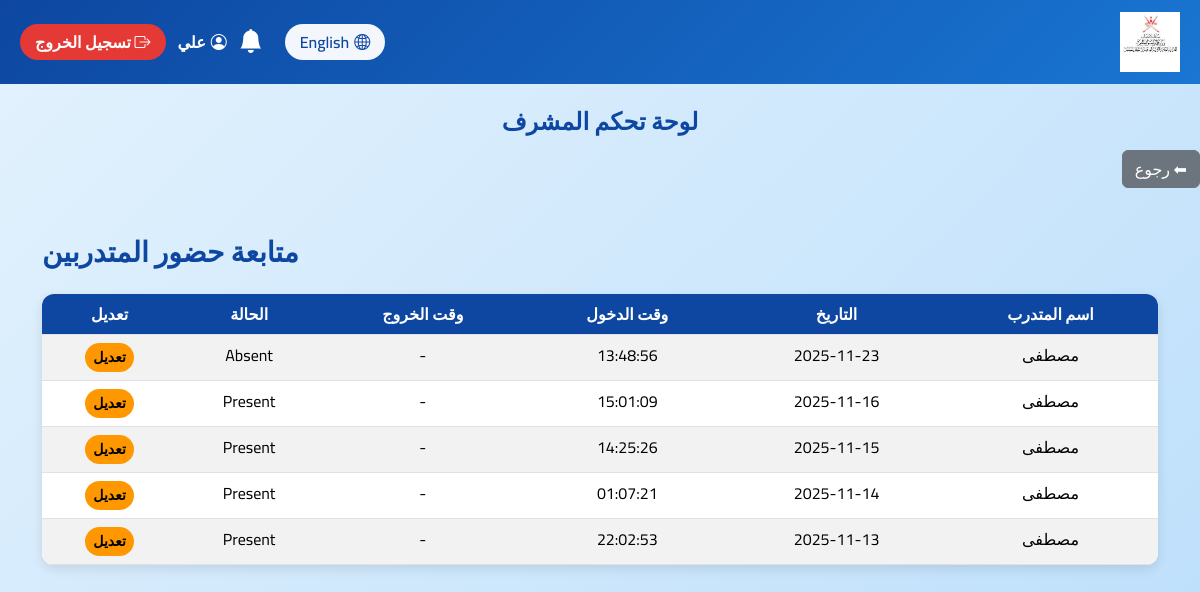
The page /admin/view_attendance.php (signed in) on the database its author committed.
### tables this page shows
CREATE TABLE `attendance` (
  `id` int(11) NOT NULL,
  `trainee_id` int(11) NOT NULL,
  `date` date NOT NULL,
  `status` enum('Present','Absent','Late') DEFAULT 'Absent',
  `time` time NOT NULL DEFAULT curtime(),
  `checkout_time` time DEFAULT NULL,
  `exit_time` time DEFAULT NULL
);

CREATE TABLE `users` (
  `id` int(11) NOT NULL,
  `fullname` varchar(100) NOT NULL,
  `civil_id` varchar(20) DEFAULT NULL,
  `email` varchar(100) NOT NULL,
  `phone` varchar(20) DEFAULT NULL,
  `password` varchar(255) NOT NULL,
  `role` enum('admin','trainee') NOT NULL DEFAULT 'trainee',
  `preferred_lang` enum('ar','en') DEFAULT 'ar',
  `otp_code` varchar(10) DEFAULT NULL,
  `otp_expiry` datetime DEFAULT NULL,
  `created_at` timestamp NOT NULL DEFAULT current_timestamp(),
  `national_id` varchar(20) DEFAULT NULL,
  `university` varchar(100) DEFAULT NULL,
  `specialization` varchar(100) DEFAULT NULL,
  `education_status` enum('طالب','خريج') DEFAULT 'طالب'
);

### admin/view_attendance.php (the view, shortened to what this page needs)
<?php
require '../config/db.php';
$lang_page = [
    'ar' => [
        'title' => "متابعة حضور المتدربين",
        'trainee_name' => "اسم المتدرب",
        'date' => "التاريخ",
        'entry' => "وقت الدخول",
        'exit' => "وقت الخروج",
        'status' => "الحالة",
        'edit_status' => "تعديل",
        'no_records' => "لا توجد سجلات حضور حتى الآن."
    ],
    'en' => [
        'title' => "Trainee Attendance Records",
        'trainee_name' => "Trainee Name",
        'date' => "Date",
        'entry' => "Entry Time",
        'exit' => "Exit Time",
        'status' => "Status",
        'edit_status' => "Edit",
        'no_records' => "No attendance records found."
    ]
];
$stmt = $pdo->query("
    SELECT a.id, u.fullname, a.date, a.time AS entry_time, a.exit_time, a.status
    FROM attendance a
    JOIN users u ON a.trainee_id = u.id
    ORDER BY a.date DESC, a.time DESC
");
$records = $stmt->fetchAll();
include '../inc/admin_header.php';
?>
<div style="margin: 10px 0;">
    <button onclick="history.back();" class="btn btn-secondary">
        ⬅ رجوع
    </button>
</div>
<div class="container mt-5">
    <h3 class="mb-4 text-end"><?= $lang_page[$current]['title'] ?></h3>
    <table class="table table-striped">
        <thead>
            <tr>
                <th><?= $lang_page[$current]['trainee_name'] ?></th>
                <th><?= $lang_page[$current]['date'] ?></th>
                <th><?= $lang_page[$current]['entry'] ?></th>
                <th><?= $lang_page[$current]['exit'] ?></th>
                <th><?= $lang_page[$current]['status'] ?></th>
                <th><?= $lang_page[$current]['edit_status'] ?></th>
            </tr>
        </thead>
        <tbody>
            <?php foreach($records as $row): ?>
            <tr>
                <td><?= htmlspecialchars($row['fullname']) ?></td>
                <td><?= $row['date'] ?></td>
                <td><?= $row['entry_time'] ?></td>
                <td><?= $row['exit_time'] ?? '-' ?></td>
                <td><?= $row['status'] ?></td>
                <td>
                    <a href="edit_attendance.php?id=<?= $row['id'] ?>" class="btn btn-sm btn-warning">
                        <?= $lang_page[$current]['edit_status'] ?>
                    </a>
                </td>
            </tr>
            <?php endforeach; ?>
        </tbody>
    </table>
</div>
<?php include '../inc/footer.php'; ?>

### inc/admin_header.php (shortened to what this page needs)
<?php
$current = $_SESSION['lang'];
$lang = [
    'ar'=>['title'=>'لوحة تحكم المشرف','logout'=>'تسجيل الخروج','change_lang'=>'English','back'=>'رجوع','notifications'=>'الإشعارات'],
    'en'=>['title'=>'Admin Dashboard','logout'=>'Logout','change_lang'=>'عربي','back'=>'Back','notifications'=>'Notifications']
];
?>
<!DOCTYPE html>
<html lang="<?= $current ?>" dir="<?= $current=='ar'?'rtl':'ltr' ?>">
<head>
<link href="https://cdn.jsdelivr.net/npm/bootstrap@5.3.2/dist/css/bootstrap.rtl.min.css" rel="stylesheet">
<link href="https://cdn.jsdelivr.net/npm/bootstrap-icons@1.11.3/font/bootstrap-icons.css" rel="stylesheet">
</head>
<body>
<div class="header-bar">
    <img src="../assets/images/images.jpg" alt="Ministry of Education Oman" height="60">
    <div class="user-info">
        <a href="?lang=<?= $current=='ar'?'en':'ar' ?>" class="lang-btn"><i class="bi bi-globe2"></i> <?= $current=='ar'?'English':'عربي' ?></a>
        <div class="dropdown">
            <a class="notification-btn" href="#" data-bs-toggle="dropdown">
                <i class="bi bi-bell-fill"></i>
            </a>
        </div>
        <span><i class="bi bi-person-circle"></i> <?= htmlspecialchars($_SESSION['fullname'] ?? '') ?></span>
        <form action="../auth/logout.php" method="POST" style="margin:0;">
            <button type="submit" class="logout-btn"><i class="bi bi-box-arrow-right"></i> <?= $lang[$current]['logout'] ?></button>
        </form>
    </div>
</div>
<div class="page-title"><?= $lang[$current]['title'] ?></div>

### inc/footer.php (shortened to what this page needs)
</body>
</html>

### inc/admin_header.php (style rules this page uses)
body { font-family:'Cairo',sans-serif;background:linear-gradient(135deg,#e3f2fd,#bbdefb);margin:0;min-height:100vh; }
.header-bar { background:linear-gradient(135deg,#0d47a1,#1976d2);color:white;padding:12px 20px;display:flex;justify-content:space-between;align-items:center;flex-wrap:wrap;gap:10px; }
.header-bar .user-info { display:flex;align-items:center;gap:12px;flex-wrap:wrap; }
.lang-btn { background: rgba(255,255,255,0.95);color:#0d47a1;border-radius:20px;padding:6px 15px;font-weight:600;text-decoration:none;display:flex;align-items:center;gap:5px;transition:0.3s; }
.notification-btn { position:relative;color:white;font-size:1.5rem;margin-right:10px;text-decoration:none; }
.user-info span { display:flex;align-items:center;gap:5px;font-weight:600; }
.logout-btn { background:#e53935;border:none;color:white;padding:6px 15px;border-radius:30px;font-weight:bold;transition:0.3s; }
.page-title { text-align:center;font-weight:bold;font-size:1.5rem;margin-top:20px;color:#0d47a1; }

### admin/view_attendance.php (style rules this page uses)
body { background-color: #f4f6f9; font-family: 'Cairo', sans-serif; }
h3 { color: #0d47a1; font-weight: 700; }
.table { background: #fff; border-radius: 12px; overflow: hidden; box-shadow: 0 4px 12px rgba(0,0,0,0.1); }
.table th { background-color: #0d47a1; color: #fff; text-align: center; }
.table td { text-align: center; }
.btn-warning { background-color: #ff9800; border: none; border-radius: 50px; font-weight: bold; }

### rows shown on the page
attendance: trainee.fullname "مصطفى", date "2025-11-23", time "13:48:56", exit_time "-", status "Absent"
attendance: trainee.fullname "مصطفى", date "2025-11-16", time "15:01:09", exit_time "-", status "Present"
attendance: trainee.fullname "مصطفى", date "2025-11-15", time "14:25:26", exit_time "-", status "Present"
attendance: trainee.fullname "مصطفى", date "2025-11-14", time "01:07:21", exit_time "-", status "Present"
attendance: trainee.fullname "مصطفى", date "2025-11-13", time "22:02:53", exit_time "-", status "Present"

### other values the page prints
$_SESSION['fullname'] "علي"
$lang[$current]['logout'] "تسجيل الخروج"
$lang[$current]['title'] "لوحة تحكم المشرف"
$lang_page[$current]['title'] "متابعة حضور المتدربين"
$lang_page[$current]['trainee_name'] "اسم المتدرب"
$lang_page[$current]['date'] "التاريخ"
$lang_page[$current]['entry'] "وقت الدخول"
$lang_page[$current]['exit'] "وقت الخروج"
$lang_page[$current]['status'] "الحالة"
$lang_page[$current]['edit_status'] "تعديل"
